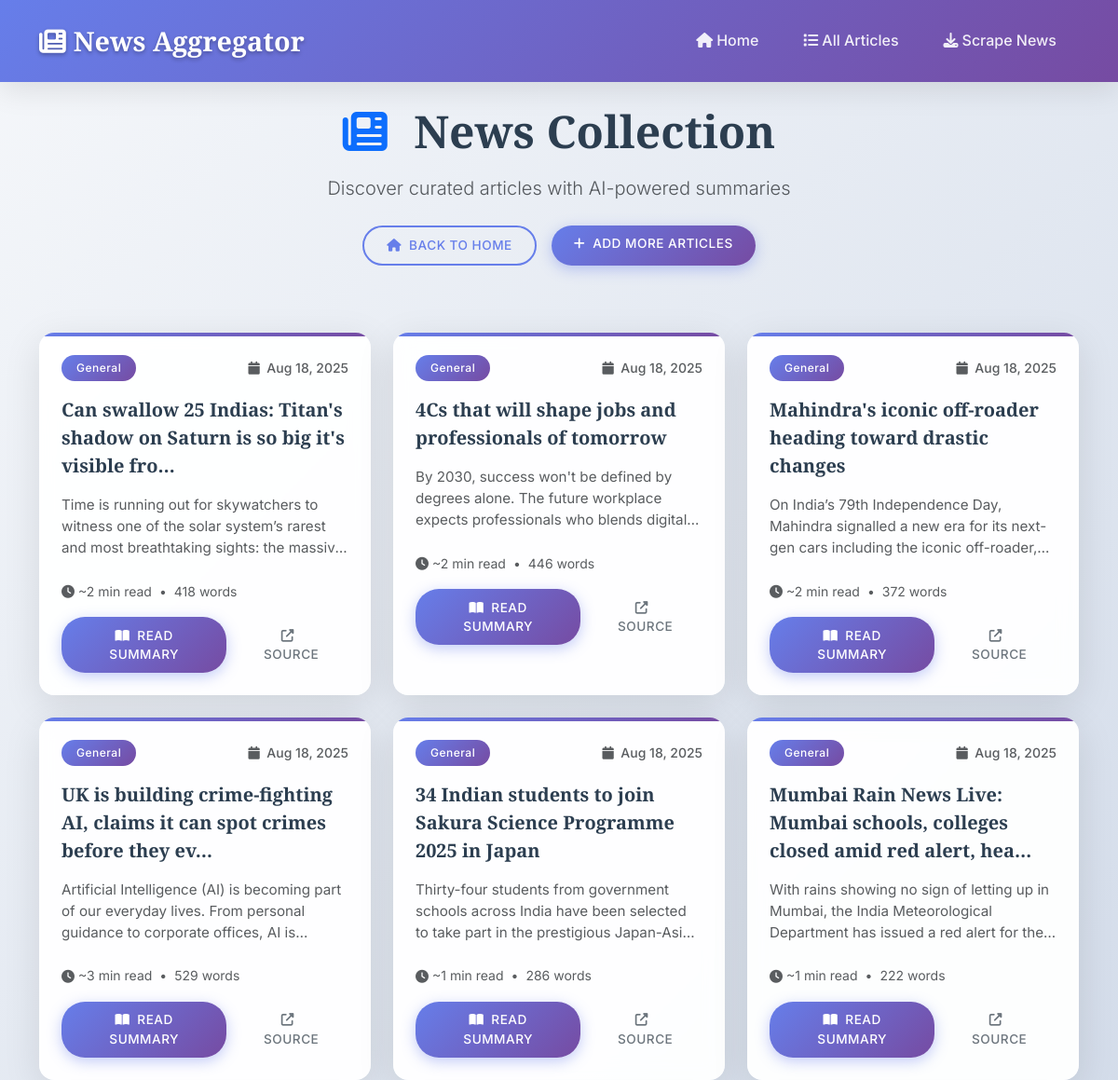
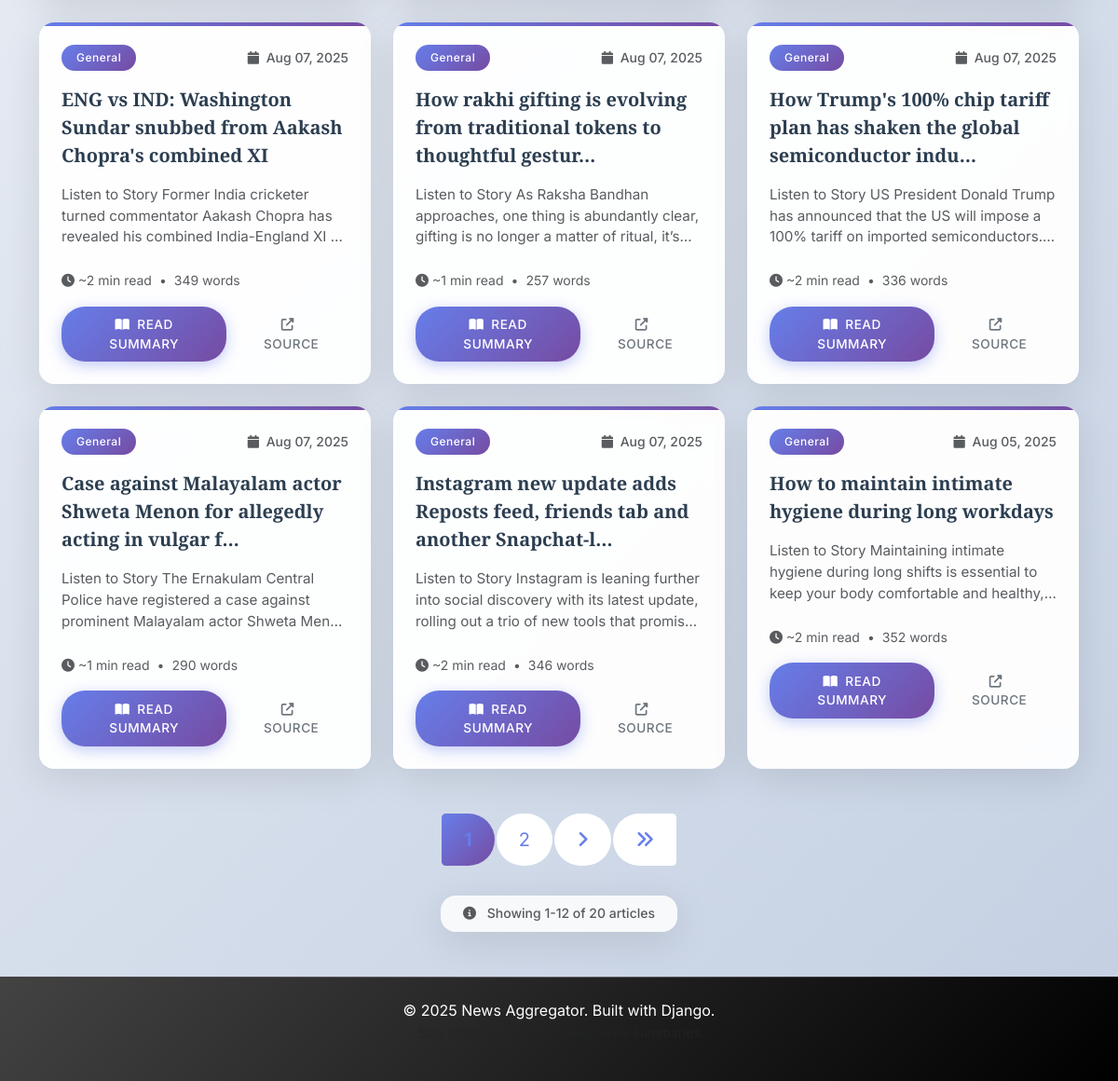
The page /articles/ on the database as committed earlier (2 pictures, top to bottom).
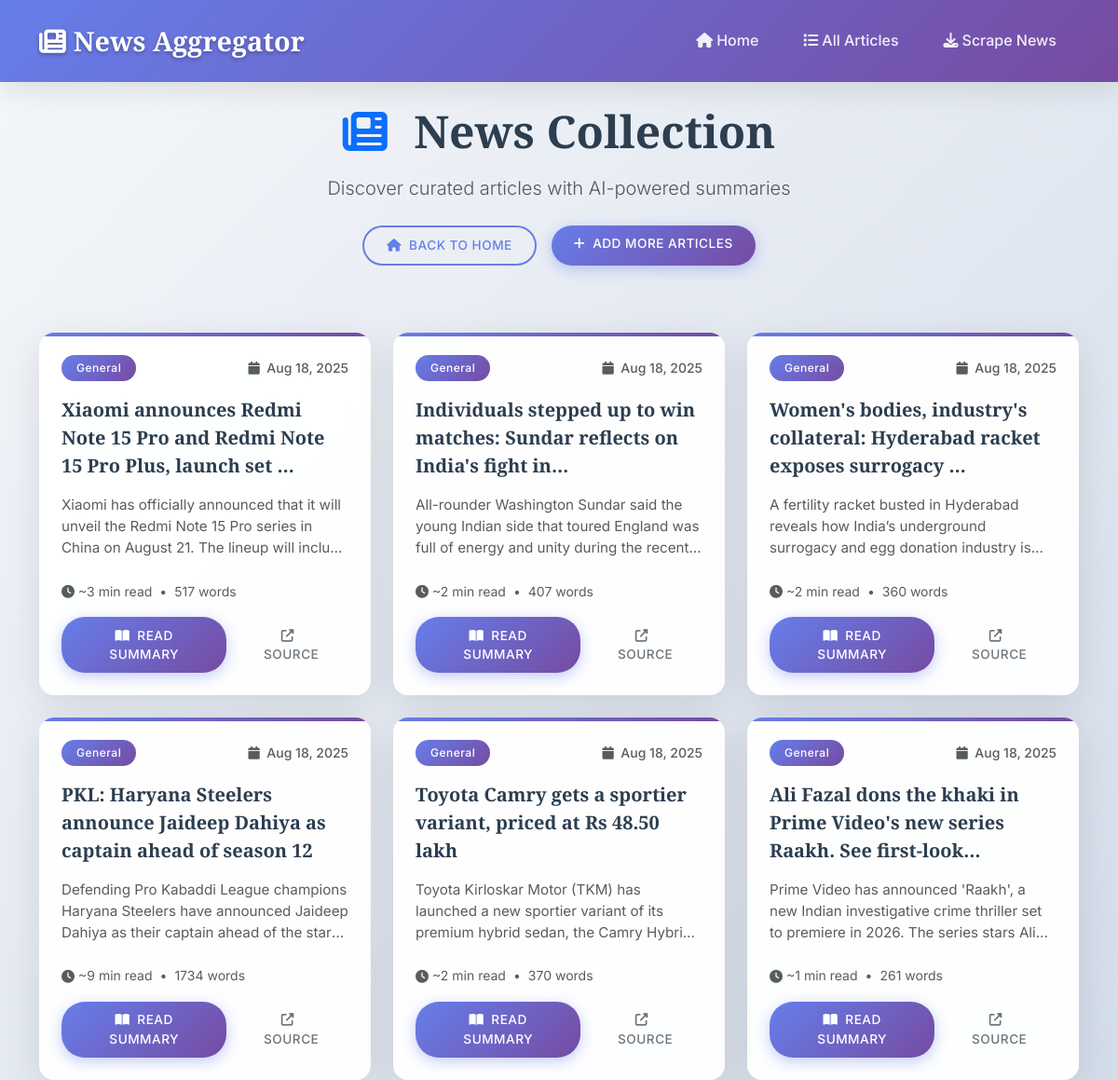
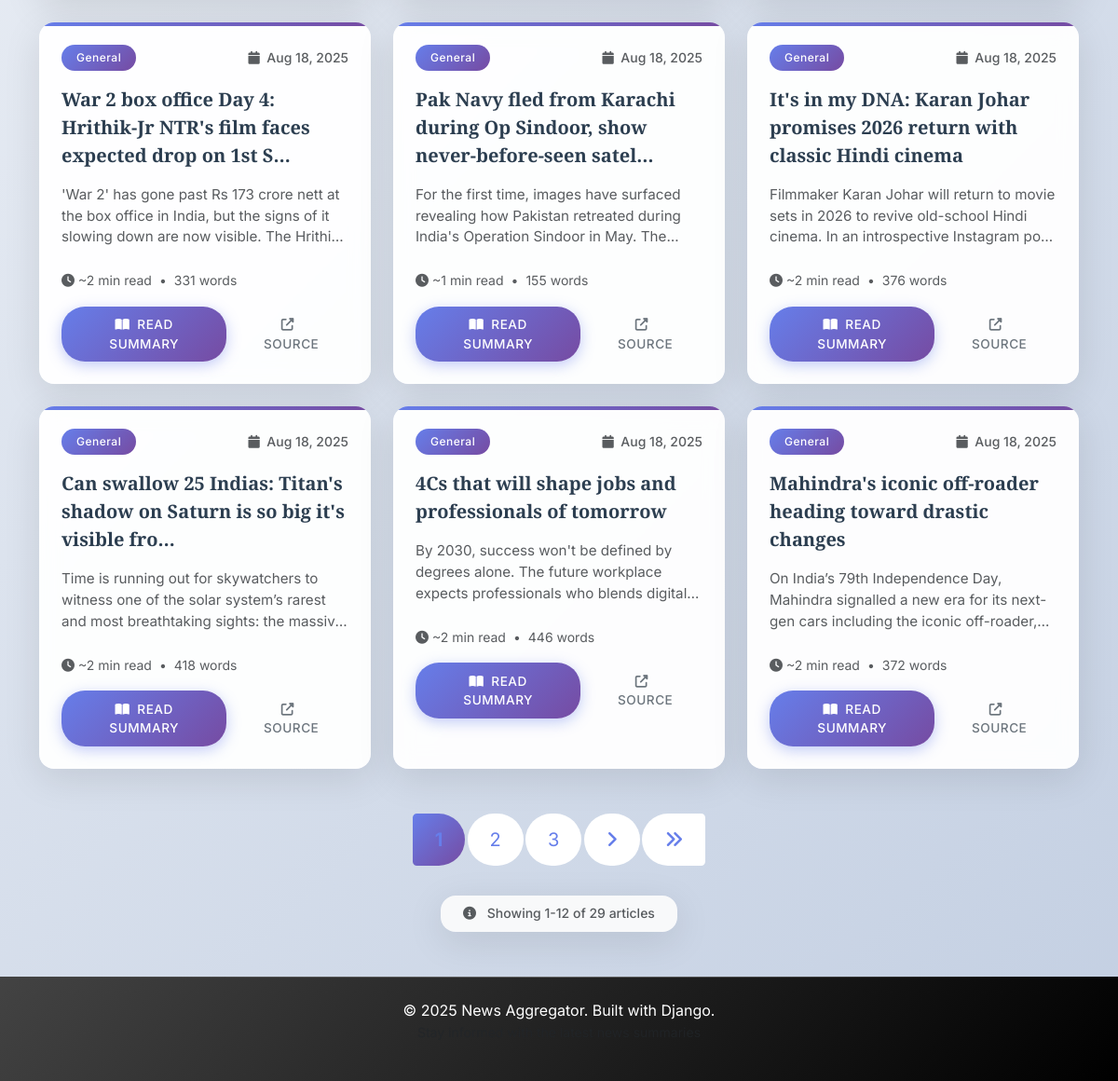
The same page on the database as committed later (2 pictures, top to bottom).
### news/models.py (models this page shows, shortened)
class Article(models.Model):
    title = models.CharField(max_length=500, blank=True, null=True)
    url = models.URLField(unique=True, max_length=1000)
    category = models.CharField(max_length=100, blank=True, null=True)
    publication_date = models.DateTimeField(blank=True, null=True)
    full_text = models.TextField()
    summary = models.TextField(blank=True, null=True)
    created_at = models.DateTimeField(default=timezone.now)
    updated_at = models.DateTimeField(auto_now=True)
    class Meta:
        ordering = ['-created_at']
        verbose_name = 'Article'
        verbose_name_plural = 'Articles'
    def get_short_summary(self, length=200):
        if self.summary:
            return self.summary[:length] + '...' if len(self.summary) > length else self.summary
        return self.full_text[:length] + '...' if len(self.full_text) > length else self.full_text

### news/views.py (the view)
# urls.py: path('articles/', views.article_list, name='article_list'),
def article_list(request):
    articles_list = Article.objects.all()
    paginator = Paginator(articles_list, 12)  # Show 12 articles per page
    page_number = request.GET.get('page')
    articles = paginator.get_page(page_number)
    context = {
        'articles': articles,
    }
    return render(request, 'news/article_list.html', context)

### news/templates/news/article_list.html (shortened to what the changed rows need)
{% extends 'news/base.html' %}
{% block content %}
<div class="fade-in">
    <div class="row mb-5">
        <div class="col-12">
            <div class="text-center mb-4">
                <h1 class="display-5 fw-bold mb-3">
                    <i class="fas fa-newspaper me-3 text-primary"></i>
                    News Collection
                </h1>
            </div>
        </div>
    </div>
    {% if articles %}
    <div class="row g-4 mb-5">
        {% for article in articles %}
        <div class="col-xl-4 col-lg-6 col-md-6">
            <div class="card news-card h-100">
                <div class="card-body p-4">
                    <div class="d-flex justify-content-between align-items-center mb-3">
                        {% if article.category %}
                            <span class="badge bg-primary fw-medium">{{ article.category }}</span>
                        {% else %}
                            <span class="badge bg-secondary fw-medium">General</span>
                        {% endif %}
                        <small class="text-muted fw-medium">
                            <i class="fas fa-calendar me-1"></i>
                            {{ article.created_at|date:"M d, Y" }}
                        </small>
                    </div>
                    <h5 class="card-title mb-3 lh-base">
                        {% if article.title %}
                            {{ article.title|truncatechars:75 }}
                        {% else %}
                            Latest News Update
                        {% endif %}
                    </h5>
                    <p class="card-text text-muted mb-4 lh-base">
                        {{ article.get_short_summary }}
                    </p>
                    <div class="mb-3">
                        <small class="text-muted d-flex align-items-center">
                            <i class="fas fa-clock me-1"></i>
                            ~{% widthratio article.full_text|wordcount 200 1 %} min read
                            <span class="mx-2">•</span>
                            {{ article.full_text|wordcount }} words
                        </small>
                    </div>
                    <div class="d-flex gap-2 mt-auto">
                        <a href="{% url 'news:article_detail' article.pk %}"
                           class="btn btn-primary flex-fill">
                            <i class="fas fa-book-open me-2"></i>Read Summary
                        </a>
                        <a href="{{ article.url }}"
                           target="_blank"
                           class="btn btn-outline-secondary flex-fill"
                           title="Read original article">
                            <i class="fas fa-external-link-alt me-2"></i>Source
                        </a>
                    </div>
                </div>
            </div>
        </div>
        {% endfor %}
    </div>
    {% if articles.has_other_pages %}
    <div class="d-flex flex-column align-items-center mt-5">
        <nav aria-label="Articles pagination" class="mb-3">
            <ul class="pagination pagination-lg">
                {% for num in articles.paginator.page_range %}
                    {% if articles.number == num %}
                        <li class="page-item active">
                            <span class="page-link fw-bold">{{ num }}</span>
                        </li>
                    {% elif num > articles.number|add:'-3' and num < articles.number|add:'3' %}
                        <li class="page-item">
                            <a class="page-link" href="?page={{ num }}">{{ num }}</a>
                        </li>
                    {% endif %}
                {% endfor %}
                {% if articles.has_next %}
                    <li class="page-item">
                        <a class="page-link" href="?page={{ articles.next_page_number }}" title="Next page">
                            <i class="fas fa-angle-right"></i>
                        </a>
                    </li>
                    <li class="page-item">
                        <a class="page-link" href="?page={{ articles.paginator.num_pages }}" title="Last page">
                            <i class="fas fa-angle-double-right"></i>
                        </a>
                    </li>
                {% endif %}
            </ul>
        </nav>
        <div class="card bg-light border-0 px-4 py-2">
            <small class="text-muted fw-medium">
                <i class="fas fa-info-circle me-2"></i>
                Showing {{ articles.start_index }}-{{ articles.end_index }} of {{ articles.paginator.count }} articles
            </small>
        </div>
    </div>
    {% endif %}
    {% endif %}
</div>
{% endblock %}

Rows that differ between the two databases and show on the page:
no longer on this page (row unchanged): Article: category "General", created_at "Aug 18, 2025", title "UK is building crime-fighting AI, claims it can spot crimes before they ev…", get_short_summary "Artificial Intelligence (AI) is becoming part of our everyday lives. From personal guidance to corporate offices, AI…", full_text "3", full_text "529"
no longer on this page (row unchanged): Article: category "General", created_at "Aug 18, 2025", title "34 Indian students to join Sakura Science Programme 2025 in Japan", get_short_summary "Thirty-four students from government schools across India have been selected to take part in the prestigious…", full_text "1", full_text "286"
no longer on this page (row unchanged): Article: category "General", created_at "Aug 18, 2025", title "Mumbai Rain News Live: Mumbai schools, colleges closed amid red alert, hea…", get_short_summary "With rains showing no sign of letting up in Mumbai, the India Meteorological Department has issued a red alert for…", full_text "1", full_text "222"
no longer on this page (row unchanged): Article: category "General", created_at "Aug 07, 2025", title "ENG vs IND: Washington Sundar snubbed from Aakash Chopra's combined XI", get_short_summary "Listen to Story Former India cricketer turned commentator Aakash Chopra has revealed his combined India-England XI…", full_text "2", full_text "349"
no longer on this page (row unchanged): Article: category "General", created_at "Aug 07, 2025", title "How rakhi gifting is evolving from traditional tokens to thoughtful gestur…", get_short_summary "Listen to Story As Raksha Bandhan approaches, one thing is abundantly clear, gifting is no longer a matter of ritual,…", full_text "1", full_text "257"
no longer on this page (row unchanged): Article: category "General", created_at "Aug 07, 2025", title "How Trump's 100% chip tariff plan has shaken the global semiconductor indu…", get_short_summary "Listen to Story US President Donald Trump has announced that the US will impose a 100% tariff on imported…", full_text "2", full_text "336"
no longer on this page (row unchanged): Article: category "General", created_at "Aug 07, 2025", title "Case against Malayalam actor Shweta Menon for allegedly acting in vulgar f…", get_short_summary "Listen to Story The Ernakulam Central Police have registered a case against prominent Malayalam actor Shweta…", full_text "1", full_text "290"
no longer on this page (row unchanged): Article: category "General", created_at "Aug 07, 2025", title "Instagram new update adds Reposts feed, friends tab and another Snapchat-l…", get_short_summary "Listen to Story Instagram is leaning further into social discovery with its latest update, rolling out a trio of new tools that…", full_text "2", full_text "346"
no longer on this page (row unchanged): Article: category "General", created_at "Aug 05, 2025", title "How to maintain intimate hygiene during long workdays", get_short_summary "Listen to Story Maintaining intimate hygiene during long shifts is essential to keep your body comfortable and…", full_text "2", full_text "352"
added Article: category "General", created_at "Aug 18, 2025", title "Xiaomi announces Redmi Note 15 Pro and Redmi Note 15 Pro Plus, launch set …", get_short_summary "Xiaomi has officially announced that it will unveil the Redmi Note 15 Pro series in China on August 21. The lineup will…", full_text "3", full_text "517"
added Article: category "General", created_at "Aug 18, 2025", title "Individuals stepped up to win matches: Sundar reflects on India's fight in…", get_short_summary "All-rounder Washington Sundar said the young Indian side that toured England was full of energy and unity during the…", full_text "2", full_text "407"
added Article: category "General", created_at "Aug 18, 2025", title "Women's bodies, industry's collateral: Hyderabad racket exposes surrogacy …", get_short_summary "A fertility racket busted in Hyderabad reveals how India’s underground surrogacy and egg donation industry…", full_text "2", full_text "360"
added Article: category "General", created_at "Aug 18, 2025", title "PKL: Haryana Steelers announce Jaideep Dahiya as captain ahead of season 12", get_short_summary "Defending Pro Kabaddi League champions Haryana Steelers have announced Jaideep Dahiya as their captain ahead of the…", full_text "9", full_text "1734"
added Article: category "General", created_at "Aug 18, 2025", title "Toyota Camry gets a sportier variant, priced at Rs 48.50 lakh", get_short_summary "Toyota Kirloskar Motor (TKM) has launched a new sportier variant of its premium hybrid sedan, the Camry…", full_text "2", full_text "370"
added Article: category "General", created_at "Aug 18, 2025", title "Ali Fazal dons the khaki in Prime Video's new series Raakh. See first-look…", get_short_summary "Prime Video has announced 'Raakh', a new Indian investigative crime thriller set to premiere in 2026. The series stars…", full_text "1", full_text "261"
added Article: category "General", created_at "Aug 18, 2025", title "War 2 box office Day 4: Hrithik-Jr NTR's film faces expected drop on 1st S…", get_short_summary "'War 2' has gone past Rs 173 crore nett at the box office in India, but the signs of it slowing down are now visible. The…", full_text "2", full_text "331"
added Article: category "General", created_at "Aug 18, 2025", title "Pak Navy fled from Karachi during Op Sindoor, show never-before-seen satel…", get_short_summary "For the first time, images have surfaced revealing how Pakistan retreated during India's Operation Sindoor in May.…", full_text "1", full_text "155"
added Article: category "General", created_at "Aug 18, 2025", title "It's in my DNA: Karan Johar promises 2026 return with classic Hindi cinema", get_short_summary "Filmmaker Karan Johar will return to movie sets in 2026 to revive old-school Hindi cinema. In an introspective Instagram…", full_text "2", full_text "376"
Other text that changed with them:
{{ articles.paginator.count }}: "20" → "29"
new list line: "3"
